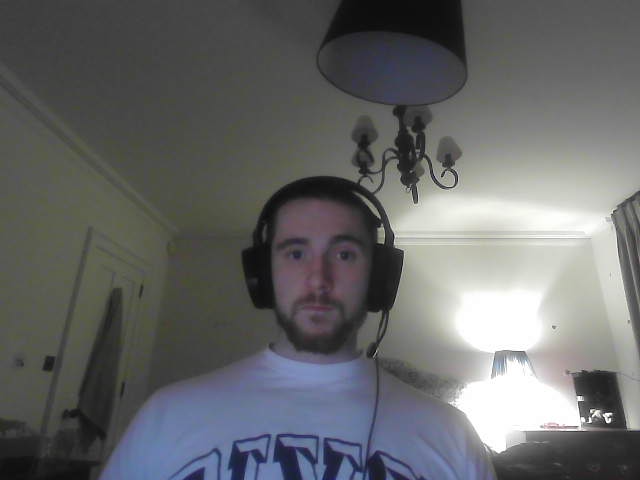
#> input picture backend/eye_head_capture_1702669188.0753756.png, 640 x 480 px
$ python -i image_processing.py   (imports and definitions only)
#> lines starting #> are read from the running program, lines starting #| are printed output that depends on the picture; after the words box and inside, x2 and y2 are one past the last pixel; in counts of white or black regions, pixels touching at a corner belong together
import dlib
import cv2
import numpy as np
import logging
from io import BytesIO, StringIO

# [1 line not run here, left out]


# [15 lines left out: function extract_eye_region, not called in this run]


def detect_pupil(eye_image):
    # Apply Gaussian Blur
    blurred_eye = cv2.GaussianBlur(eye_image, (7, 7), 0)
    # Adaptive thresholding to binarize the image
    thresholded_eye = cv2.adaptiveThreshold(blurred_eye, 255, cv2.ADAPTIVE_THRESH_GAUSSIAN_C, cv2.THRESH_BINARY, 11, 2)
    # Morphological operations
    kernel = cv2.getStructuringElement(cv2.MORPH_RECT, (3, 3))
    morphed_eye = cv2.morphologyEx(thresholded_eye, cv2.MORPH_CLOSE, kernel, iterations=2)
    # Find contours which will give us the pupil
    contours, _ = cv2.findContours(morphed_eye, cv2.RETR_EXTERNAL, cv2.CHAIN_APPROX_SIMPLE)
    # Assume the largest contour is the pupil
    contours = sorted(contours, key=lambda x: cv2.contourArea(x), reverse=True)
    if contours:
        # Calculate the centroid of the pupil
        M = cv2.moments(contours[0])
        if M['m00'] != 0:
            cx = int(M['m10']/M['m00'])
            cy = int(M['m01']/M['m00'])
            return (cx, cy), contours[0]
    contours, _ = cv2.findContours(morphed_eye, cv2.RETR_EXTERNAL, cv2.CHAIN_APPROX_SIMPLE)
    for contour in contours:
        # Approximate the contour to reduce the number of points
        approx = cv2.approxPolyDP(contour, 0.04 * cv2.arcLength(contour, True), True)
        area = cv2.contourArea(approx)
        # Assume the pupil will be the largest, roughly circular contour
        if len(approx) > 5 and area > 100:  # Adjust threshold as needed
            (x, y), radius = cv2.minEnclosingCircle(approx)
            center = (int(x), int(y))
            radius = int(radius)
            if radius > 1:  # Avoid tiny contours
                return center, contour
    return None, None


# [40 lines left out: functions convert_eye_to_binary, get_head_pose, not called in this run]

>>> import cv2
>>> picture = cv2.imread('eye_head_capture_1702669188.0753756.png', cv2.IMREAD_GRAYSCALE)
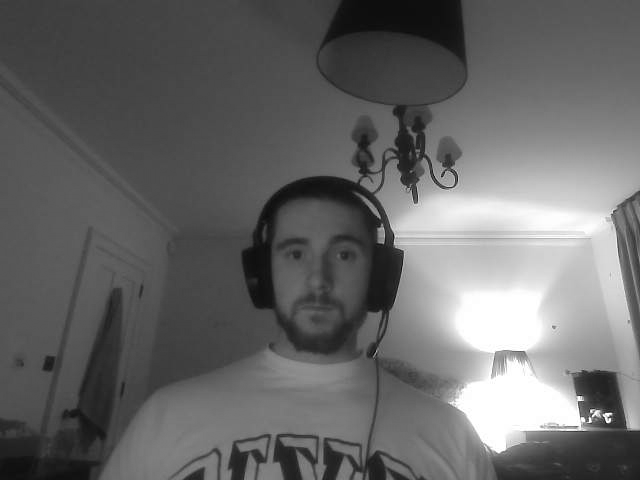
#> picture: shape (480, 640); min 0, max 255, mean 103.3
>>> result = detect_pupil(picture)
#> in detect_pupil, `thresholded_eye = cv2.adaptiveThreshold(blurred_eye, 255, cv2.ADAPTIVE..`:
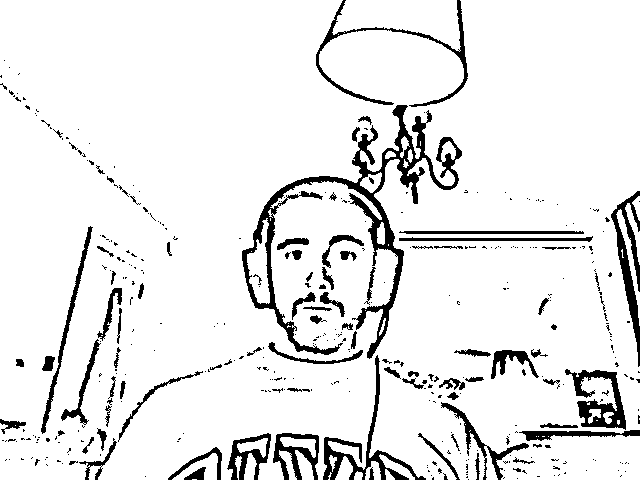
#> thresholded_eye: shape (480, 640); 91% white; 399 black regions (308 under 20 px), largest, box (x1, y1, x2, y2) and area: (242, 105, 462, 359) 7130, (323, 355, 426, 480) 1745, (611, 191, 640, 367) 1615
#> in detect_pupil, `morphed_eye = cv2.morphologyEx(thresholded_eye, cv2.MORPH_CLOSE, kerne..`:
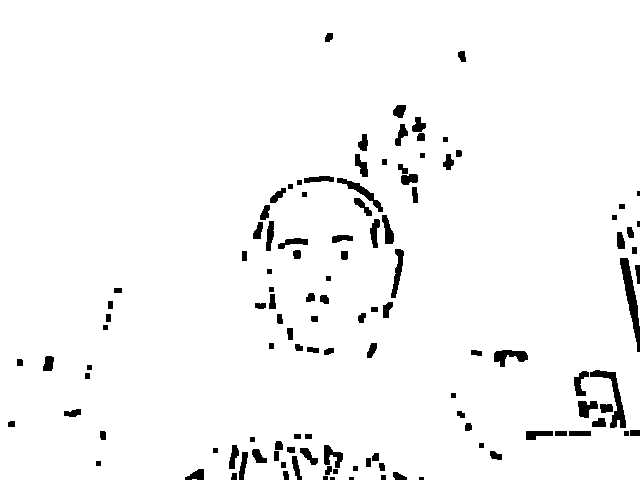
#> morphed_eye: shape (480, 640); 96.6% white; 119 black regions (5 under 20 px)
#> in detect_pupil, `contours, _ = cv2.findContours(morphed_eye, cv2.RETR_EXTERNAL, cv2.CHA..`: contours = 2 contours, 1 with area under 20; largest, box (x1, y1, x2, y2) and area: (0, 0, 640, 480) 304364
#> in detect_pupil, `M = cv2.moments(contours[0])`: M = moments, m00 304363.5, centre m10/m00, m01/m00 = (318.6, 238.7)
#> in detect_pupil, `cx = int(M['m10']/M['m00'])`: cx = 318
#> in detect_pupil, `cy = int(M['m01']/M['m00'])`: cy = 238
#> result = 2 items, first 2: (318, 238), contour of 221 points, box (x1, y1, x2, y2) (0, 0, 640, 480), area 304364
